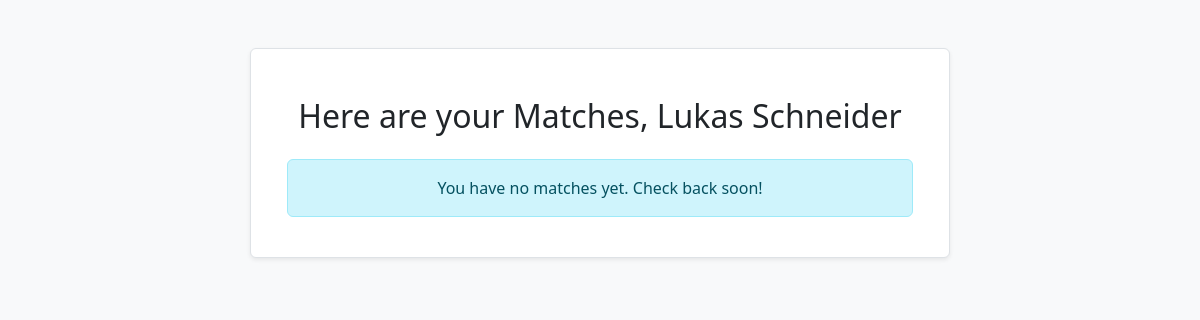
Page /my_matches (signed in) on the earlier database version.
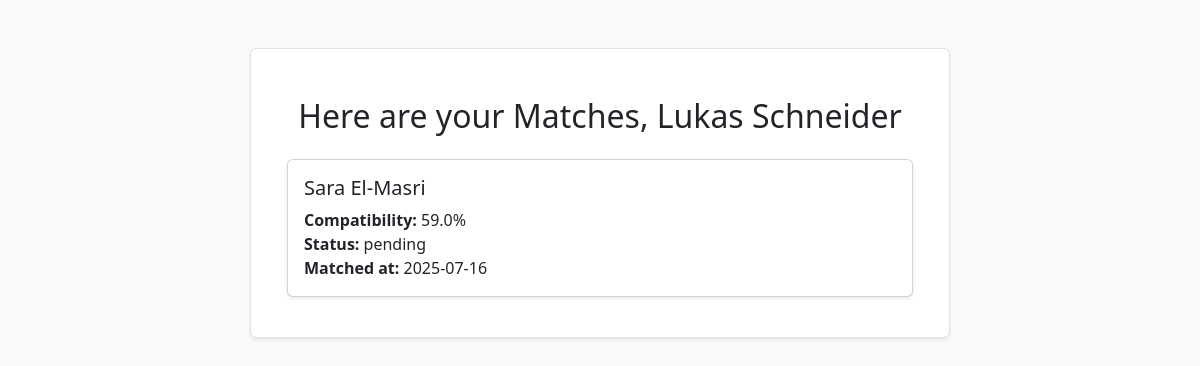
Same page on the later database version.
### models.py (models this page shows)
class User(db.Model):
    __tablename__ = 'user'
    user_id = db.Column(db.Integer, primary_key=True)
    uni_id = db.Column(db.Integer, db.ForeignKey('university.uni_id'))
    name = db.Column(db.Text, nullable=False)
    email = db.Column(db.Text, unique=True, nullable=False)
    password = db.Column(db.Text, nullable=False)
    birth_date = db.Column(db.Date, nullable=False)
    created_at = db.Column(db.Date, default=date.today)
    profile_picture = db.Column(db.LargeBinary, nullable=False)
    description = db.Column(db.Text, nullable=False, default="")
    university = db.relationship('University', backref='students', lazy=True)
    personality_result = db.relationship('PersonalityResult', uselist=False, backref='user')

class Match(db.Model):
    __tablename__ = 'match'
    match_id = db.Column(db.Integer, primary_key=True)
    user1_id = db.Column(db.Integer, db.ForeignKey('user.user_id'))
    user2_id = db.Column(db.Integer, db.ForeignKey('user.user_id'))
    compatibility = db.Column(db.Float)
    status = db.Column(db.Text)  # e.g., 'pending', 'accepted'
    matched_at = db.Column(db.Date)
    user1 = db.relationship('User', foreign_keys=[user1_id], backref='matches_as_user1')
    user2 = db.relationship('User', foreign_keys=[user2_id], backref='matches_as_user2')

### routes/route_my_matches.py (the view)
@main_bp.route('/my_matches', methods=['GET', 'POST'])
def my_matches():
    user_id= session.get('user_id')
    currUser = user_dao.get_uid(user_id)
    matches = match_dao.get_all_for_uid(user_id=user_id)
    return render_template('my_matches.html',matches=matches,currUser=currUser)

### dao/match_dao.py (called while the page is built)
    @classmethod
    def get_all_for_uid(cls, user_id):
        return Match.query.filter(
            (Match.user1_id == user_id) | (Match.user2_id == user_id)
        ).all()

### dao/user_dao.py (called while the page is built)
    @classmethod
    def get_uid(cls, user_id):
        return db.session.get(User, user_id)

### templates/my_matches.html
{% extends 'base.html' %}
{% block header %}
    <h2 class="text-center mt-4">
        Here are your Matches, {{ currUser.name }}
    </h2>
{% endblock %}
{% block content %}
<div class="container mt-4" style="max-width: 700px;">
  {% for match in matches %}
    {% if match.user1.user_id == currUser.user_id %}
      {% set other = match.user2 %}
    {% else %}
      {% set other = match.user1 %}
    {% endif %}
    <div class="card mb-3 shadow-sm">
      <div class="card-body">
        <h5 class="card-title">{{ other.name }}</h5>
        <p class="card-text">
          <strong>Compatibility:</strong> {{ (match.compatibility * 100)|round(0) }}%<br>
          <strong>Status:</strong> {{ match.status }}<br>
          <strong>Matched at:</strong> {{ match.matched_at.strftime('%Y-%m-%d') }}
        </p>
      </div>
    </div>
  {% endfor %}
  {% if matches|length == 0 %}
    <div class="alert alert-info text-center">
      You have no matches yet. Check back soon!
    </div>
  {% endif %}
</div>
{% endblock %}

### templates/base.html (shortened to what this page needs)
{% from 'bootstrap5/nav.html' import render_nav_item %}
{% from 'bootstrap5/utils.html' import render_messages %}
<!doctype html>
<html lang="en">
<head>
    {{ bootstrap.load_css() }}
</head>
<body class="bg-light">
    <div class="container mt-5">
        <div class="mx-auto bg-white border rounded shadow-sm p-4" style="max-width: 700px;">
            <header class="mb-4">
                {% block header %}{% endblock %}
            </header>
            <main>
                {% block content %}{% endblock %}
            </main>
        </div>
    </div>
</body>
</html>

Differences in the rows shown:
added Match: (match.compatibility*100)|round(0) "59.0", status "pending", matched_at "2025-07-16"
now on this page (row edited): User: name "Sara El-Masri"
Other differences:
text no longer shown: "You have no matches yet. Check back soon!"
